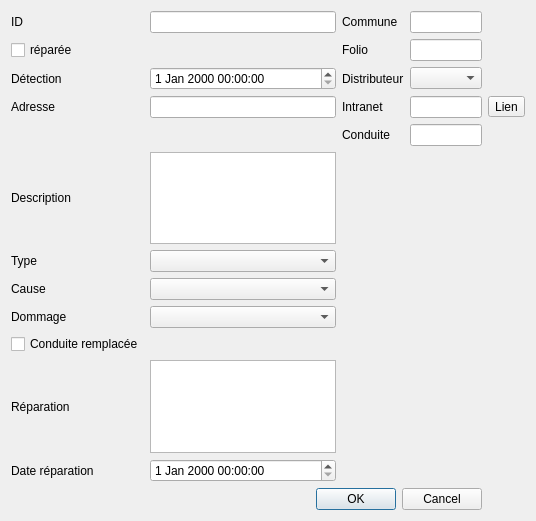
<?xml version="1.0" encoding="UTF-8"?>
<ui version="4.0">
 <class>Dialog</class>
 <widget class="QDialog" name="Dialog">
  <property name="geometry">
   <rect>
    <x>0</x>
    <y>0</y>
    <width>536</width>
    <height>521</height>
   </rect>
  </property>
  <property name="windowTitle">
   <string>Fuite</string>
  </property>
  <layout class="QGridLayout" name="gridLayout">
   <item row="5" column="3">
    <widget class="QComboBox" name="usr_fk_distributor"/>
   </item>
   <item row="6" column="4">
    <widget class="QToolButton" name="toolButton">
     <property name="text">
      <string>Lien</string>
     </property>
    </widget>
   </item>
   <item row="6" column="3">
    <widget class="QLineEdit" name="usr_link_intranet"/>
   </item>
   <item row="5" column="2">
    <widget class="QLabel" name="label_12">
     <property name="text">
      <string>Distributeur</string>
     </property>
    </widget>
   </item>
   <item row="6" column="2">
    <widget class="QLabel" name="label_13">
     <property name="text">
      <string>Intranet</string>
     </property>
    </widget>
   </item>
   <item row="10" column="1">
    <widget class="QComboBox" name="fk_type"/>
   </item>
   <item row="5" column="0">
    <widget class="QLabel" name="label_7">
     <property name="text">
      <string>Détection</string>
     </property>
    </widget>
   </item>
   <item row="6" column="0">
    <widget class="QLabel" name="label_8">
     <property name="text">
      <string>Adresse</string>
     </property>
    </widget>
   </item>
   <item row="11" column="1">
    <widget class="QComboBox" name="fk_cause"/>
   </item>
   <item row="10" column="0">
    <widget class="QLabel" name="label_4">
     <property name="text">
      <string>Type</string>
     </property>
    </widget>
   </item>
   <item row="2" column="2">
    <widget class="QLabel" name="label_3">
     <property name="text">
      <string>Folio</string>
     </property>
    </widget>
   </item>
   <item row="2" column="3">
    <widget class="QLineEdit" name="_printmaps"/>
   </item>
   <item row="12" column="1">
    <widget class="QComboBox" name="fk_damage"/>
   </item>
   <item row="11" column="0">
    <widget class="QLabel" name="label_5">
     <property name="text">
      <string>Cause</string>
     </property>
    </widget>
   </item>
   <item row="18" column="1" colspan="3">
    <widget class="QDialogButtonBox" name="buttonBox">
     <property name="orientation">
      <enum>Qt::Horizontal</enum>
     </property>
     <property name="standardButtons">
      <set>QDialogButtonBox::Cancel|QDialogButtonBox::Ok</set>
     </property>
    </widget>
   </item>
   <item row="16" column="0">
    <widget class="QLabel" name="label_11">
     <property name="text">
      <string>Date réparation</string>
     </property>
    </widget>
   </item>
   <item row="0" column="0">
    <widget class="QLabel" name="label">
     <property name="text">
      <string>ID</string>
     </property>
    </widget>
   </item>
   <item row="12" column="0">
    <widget class="QLabel" name="label_6">
     <property name="text">
      <string>Dommage</string>
     </property>
    </widget>
   </item>
   <item row="5" column="1">
    <widget class="QgsDateTimeEdit" name="detection_date">
     <property name="allowNull">
      <bool>true</bool>
     </property>
    </widget>
   </item>
   <item row="15" column="1">
    <widget class="QPlainTextEdit" name="repair"/>
   </item>
   <item row="15" column="0">
    <widget class="QLabel" name="label_10">
     <property name="text">
      <string>Réparation</string>
     </property>
    </widget>
   </item>
   <item row="0" column="2">
    <widget class="QLabel" name="label_2">
     <property name="text">
      <string>Commune</string>
     </property>
    </widget>
   </item>
   <item row="9" column="0">
    <widget class="QLabel" name="label_9">
     <property name="text">
      <string>Description</string>
     </property>
    </widget>
   </item>
   <item row="0" column="1">
    <widget class="QLineEdit" name="id"/>
   </item>
   <item row="0" column="3">
    <widget class="QLineEdit" name="_district"/>
   </item>
   <item row="6" column="1">
    <widget class="QLineEdit" name="address"/>
   </item>
   <item row="16" column="1">
    <widget class="QgsDateTimeEdit" name="repair_date"/>
   </item>
   <item row="9" column="1">
    <widget class="QPlainTextEdit" name="description"/>
   </item>
   <item row="2" column="0">
    <widget class="QCheckBox" name="_repaired">
     <property name="text">
      <string>réparée</string>
     </property>
    </widget>
   </item>
   <item row="13" column="0">
    <widget class="QCheckBox" name="pipe_replaced">
     <property name="text">
      <string>Conduite remplacée</string>
     </property>
    </widget>
   </item>
   <item row="7" column="2">
    <widget class="QLabel" name="label_14">
     <property name="text">
      <string>Conduite</string>
     </property>
    </widget>
   </item>
   <item row="7" column="3">
    <widget class="QLineEdit" name="fk_pipe"/>
   </item>
  </layout>
 </widget>
 <customwidgets>
  <customwidget>
   <class>QgsDateTimeEdit</class>
   <extends>QDateTimeEdit</extends>
   <header>qgsdatetimeedit.h</header>
  </customwidget>
 </customwidgets>
 <resources/>
 <connections>
  <connection>
   <sender>buttonBox</sender>
   <signal>accepted()</signal>
   <receiver>Dialog</receiver>
   <slot>accept()</slot>
   <hints>
    <hint type="sourcelabel">
     <x>248</x>
     <y>254</y>
    </hint>
    <hint type="destinationlabel">
     <x>157</x>
     <y>274</y>
    </hint>
   </hints>
  </connection>
  <connection>
   <sender>buttonBox</sender>
   <signal>rejected()</signal>
   <receiver>Dialog</receiver>
   <slot>reject()</slot>
   <hints>
    <hint type="sourcelabel">
     <x>316</x>
     <y>260</y>
    </hint>
    <hint type="destinationlabel">
     <x>286</x>
     <y>274</y>
    </hint>
   </hints>
  </connection>
 </connections>
</ui>
